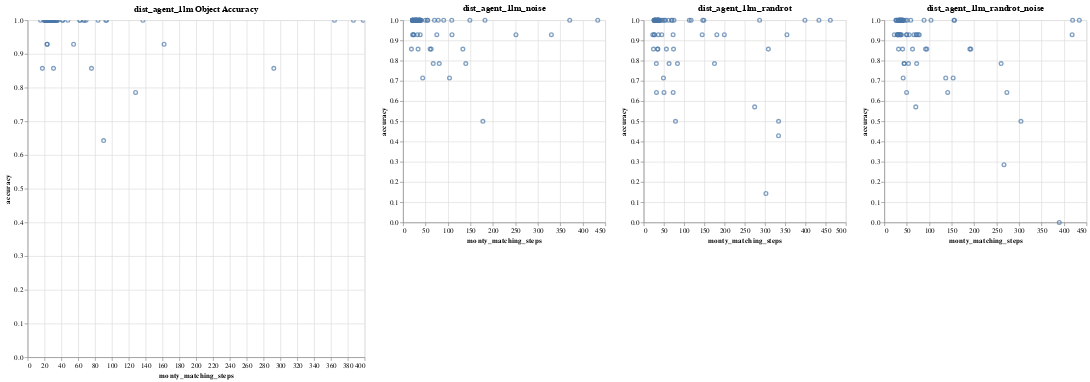

Notebook cell for this chart:
### Code cell
# Show all altair plots for noise, rr, and rr_noise (side by side)

noise_obj_acc_chart = (
    alt.Chart(noise_obj_acc)
    .mark_point()
    .encode(
        x="monty_matching_steps",
        y="accuracy",
        tooltip=["object_name"],
    )
    .properties(title="dist_agent_1lm_noise")
)
rr_obj_acc_chart = (
    alt.Chart(rr_obj_acc)
    .mark_point()
    .encode(
        x="monty_matching_steps",
        y="accuracy",
        tooltip=["object_name"],
    )
    .properties(title="dist_agent_1lm_randrot")
)
rr_noise_obj_acc_chart = (
    alt.Chart(rr_noise_obj_acc)
    .mark_point()
    .encode(
        x="monty_matching_steps",
        y="accuracy",
        tooltip=["object_name"],
    )
    .properties(title="dist_agent_1lm_randrot_noise")
)

baseline_obj_acc_chart | noise_obj_acc_chart | rr_obj_acc_chart | rr_noise_obj_acc_chart

### Figure 1 — Vega-Lite specification as saved in the notebook (floating-point values rounded to 4 significant figures)
{"config": {"view": {"continuousWidth": 300, "continuousHeight": 300}}, "hconcat": [{"data": {"name": "data-73c5da3d7a0e037b091750dbe27beede"}, "mark": {"type": "point"}, "encoding": {"tooltip": [{"field": "object_name", "type": "nominal"}], "x": {"field": "monty_matching_steps", "type": "quantitative"}, "y": {"field": "accuracy", "type": "quantitative"}}, "height": 500, "name": "view_2", "title": "dist_agent_1lm Object Accuracy", "width": 500}, {"data": {"name": "data-1bff125b9557b5073964f8073a086d9c"}, "mark": {"type": "point"}, "encoding": {"tooltip": [{"field": "object_name", "type": "nominal"}], "x": {"field": "monty_matching_steps", "type": "quantitative"}, "y": {"field": "accuracy", "type": "quantitative"}}, "title": "dist_agent_1lm_noise"}, {"data": {"name": "data-a6d1b6189c27e181b646bf461f9919f5"}, "mark": {"type": "point"}, "encoding": {"tooltip": [{"field": "object_name", "type": "nominal"}], "x": {"field": "monty_matching_steps", "type": "quantitative"}, "y": {"field": "accuracy", "type": "quantitative"}}, "title": "dist_agent_1lm_randrot"}, {"data": {"name": "data-6e3b6dcd60981df48ead3a650fe43be5"}, "mark": {"type": "point"}, "encoding": {"tooltip": [{"field": "object_name", "type": "nominal"}], "x": {"field": "monty_matching_steps", "type": "quantitative"}, "y": {"field": "accuracy", "type": "quantitative"}}, "title": "dist_agent_1lm_randrot_noise"}], "params": [{"name": "param_10", "select": {"type": "interval", "encodings": ["x", "y"]}, "bind": "scales", "views": ["view_2"]}], "$schema": "https://vega.github.io/schema/vega-lite/v5.20.1.json", "datasets": {"data-73c5da3d7a0e037b091750dbe27beede": [{"accuracy": 1.0, "rotation_error": 0.00355, "monty_matching_steps": 21.5, "object_name": "a_colored_wood_blocks"}, {"accuracy": 1.0, "rotation_error": 0.05309, "monty_matching_steps": 66.5, "object_name": "a_cups"}, {"accuracy": 1.0, "rotation_error": 0.003086, "monty_matching_steps": 26.79, "object_name": "a_lego_duplo"}, {"accuracy": 1.0, "rotation_error": 0.01422, "monty_matching_steps": 21.0, "object_name": "a_marbles"}, {"accuracy": 1.0, "rotation_error": 0.00345, "monty_matching_steps": 21.71, "object_name": "a_toy_airplane"}, {"accuracy": 1.0, "rotation_error": 0.02234, "monty_matching_steps": 35.0, "object_name": "adjustable_wrench"}, {"accuracy": 1.0, "rotation_error": 0.0003357, "monty_matching_steps": 28.64, "object_name": "apple"}, {"accuracy": 1.0, "rotation_error": 0.1533, "monty_matching_steps": 62.0, "object_name": "b_colored_wood_blocks"}, {"accuracy": 1.0, "rotation_error": 0.002921, "monty_matching_steps": 41.21, "object_name": "b_cups"}, {"accuracy": 1.0, "rotation_error": 0.006479, "monty_matching_steps": 33.07, "object_name": "b_lego_duplo"}, {"accuracy": 1.0, "rotation_error": 0.00015, "monty_matching_steps": 93.71, "object_name": "b_marbles"}, {"accuracy": 1.0, "rotation_error": 0.01682, "monty_matching_steps": 21.0, "object_name": "b_toy_airplane"}, {"accuracy": 0.9286, "rotation_error": 0.02148, "monty_matching_steps": 23.0, "object_name": "banana"}, {"accuracy": 1.0, "rotation_error": 2.857e-05, "monty_matching_steps": 83.57, "object_name": "baseball"}, {"accuracy": 0.8571, "rotation_error": 0.4986, "monty_matching_steps": 30.71, "object_name": "bleach_cleanser"}, {"accuracy": 1.0, "rotation_error": 0.0001857, "monty_matching_steps": 30.36, "object_name": "bowl"}, {"accuracy": 0.8571, "rotation_error": 0.2288, "monty_matching_steps": 292.2, "object_name": "c_cups"}, {"accuracy": 1.0, "rotation_error": 0.005293, "monty_matching_steps": 26.64, "object_name": "c_lego_duplo"}, {"accuracy": 1.0, "rotation_error": 0.03186, "monty_matching_steps": 69.36, "object_name": "c_toy_airplane"}, {"accuracy": 0.8571, "rotation_error": 0.01788, "monty_matching_steps": 17.5, "object_name": "chain"}, {"accuracy": 1.0, "rotation_error": 0.4464, "monty_matching_steps": 31.07, "object_name": "cracker_box"}, {"accuracy": 1.0, "rotation_error": 0.008343, "monty_matching_steps": 47.79, "object_name": "d_cups"}, {"accuracy": 1.0, "rotation_error": 0.009371, "monty_matching_steps": 28.86, "object_name": "d_lego_duplo"}, {"accuracy": 1.0, "rotation_error": 0.6818, "monty_matching_steps": 398.3, "object_name": "d_toy_airplane"}, {"accuracy": 1.0, "rotation_error": 0.02324, "monty_matching_steps": 15.36, "object_name": "dice"}, {"accuracy": 1.0, "rotation_error": 0.005029, "monty_matching_steps": 34.21, "object_name": "e_cups"}, {"accuracy": 1.0, "rotation_error": 0.01981, "monty_matching_steps": 26.93, "object_name": "e_lego_duplo"}, {"accuracy": 1.0, "rotation_error": 0.005993, "monty_matching_steps": 364.2, "object_name": "e_toy_airplane"}, {"accuracy": 1.0, "rotation_error": 0.0109, "monty_matching_steps": 21.0, "object_name": "extra_large_clamp"}, {"accuracy": 1.0, "rotation_error": 0.0, "monty_matching_steps": 41.86, "object_name": "f_cups"}, {"accuracy": 1.0, "rotation_error": 0.01414, "monty_matching_steps": 136.8, "object_name": "f_lego_duplo"}, {"accuracy": 0.9286, "rotation_error": 0.0007769, "monty_matching_steps": 162.0, "object_name": "flat_screwdriver"}, {"accuracy": 1.0, "rotation_error": 0.002993, "monty_matching_steps": 30.57, "object_name": "foam_brick"}, {"accuracy": 0.8571, "rotation_error": 0.02278, "monty_matching_steps": 75.79, "object_name": "fork"}, {"accuracy": 1.0, "rotation_error": 0.006071, "monty_matching_steps": 33.86, "object_name": "g_cups"}, {"accuracy": 1.0, "rotation_error": 0.01803, "monty_matching_steps": 23.29, "object_name": "g_lego_duplo"}, {"accuracy": 1.0, "rotation_error": 2.857e-05, "monty_matching_steps": 25.86, "object_name": "gelatin_box"}, {"accuracy": 1.0, "rotation_error": 0.0001429, "monty_matching_steps": 26.0, "object_name": "golf_ball"}, {"accuracy": 1.0, "rotation_error": 0.06278, "monty_matching_steps": 62.0, "object_name": "h_cups"}, {"accuracy": 1.0, "rotation_error": 0.2235, "monty_matching_steps": 25.0, "object_name": "hammer"}, {"accuracy": 0.7857, "rotation_error": 0.0012, "monty_matching_steps": 128.1, "object_name": "i_cups"}, {"accuracy": 1.0, "rotation_error": 0.07511, "monty_matching_steps": 35.71, "object_name": "j_cups"}, {"accuracy": 0.6429, "rotation_error": 0.001278, "monty_matching_steps": 90.21, "object_name": "knife"}, {"accuracy": 1.0, "rotation_error": 0.01848, "monty_matching_steps": 21.0, "object_name": "large_clamp"}, {"accuracy": 1.0, "rotation_error": 0.00145, "monty_matching_steps": 31.71, "object_name": "large_marker"}, {"accuracy": 1.0, "rotation_error": 0.007136, "monty_matching_steps": 67.21, "object_name": "lemon"}, {"accuracy": 1.0, "rotation_error": 5.714e-05, "monty_matching_steps": 28.79, "object_name": "master_chef_can"}, {"accuracy": 0.9286, "rotation_error": 0.01975, "monty_matching_steps": 54.57, "object_name": "medium_clamp"}, {"accuracy": 1.0, "rotation_error": 3.571e-05, "monty_matching_steps": 34.14, "object_name": "mini_soccer_ball"}, {"accuracy": 1.0, "rotation_error": 0.006536, "monty_matching_steps": 22.93, "object_name": "mug"}, {"accuracy": 1.0, "rotation_error": 1.429e-05, "monty_matching_steps": 24.07, "object_name": "mustard_bottle"}, {"accuracy": 1.0, "rotation_error": 0.004493, "monty_matching_steps": 24.21, "object_name": "nine_hole_peg_test"}, {"accuracy": 1.0, "rotation_error": 0.005064, "monty_matching_steps": 30.07, "object_name": "orange"}, {"accuracy": 1.0, "rotation_error": 0.01414, "monty_matching_steps": 23.93, "object_name": "padlock"}, {"accuracy": 1.0, "rotation_error": 0.0005214, "monty_matching_steps": 26.0, "object_name": "peach"}, {"accuracy": 1.0, "rotation_error": 2.143e-05, "monty_matching_steps": 28.36, "object_name": "pear"}, {"accuracy": 1.0, "rotation_error": 0.003757, "monty_matching_steps": 92.71, "object_name": "phillips_screwdriver"}, {"accuracy": 1.0, "rotation_error": 0.01244, "monty_matching_steps": 23.86, "object_name": "pitcher_base"}, {"accuracy": 1.0, "rotation_error": 0.01716, "monty_matching_steps": 32.71, "object_name": "plate"}, {"accuracy": 1.0, "rotation_error": 0.02275, "monty_matching_steps": 30.86, "object_name": "plum"}, {"accuracy": 1.0, "rotation_error": 7.143e-06, "monty_matching_steps": 24.86, "object_name": "potted_meat_can"}, {"accuracy": 1.0, "rotation_error": 0.01865, "monty_matching_steps": 21.0, "object_name": "power_drill"}, {"accuracy": 1.0, "rotation_error": 3.571e-05, "monty_matching_steps": 26.14, "object_name": "pudding_box"}, {"accuracy": 1.0, "rotation_error": 0.0, "monty_matching_steps": 26.0, "object_name": "racquetball"}, {"accuracy": 1.0, "rotation_error": 0.001493, "monty_matching_steps": 24.36, "object_name": "rubiks_cube"}, {"accuracy": 1.0, "rotation_error": 0.004871, "monty_matching_steps": 21.71, "object_name": "scissors"}, {"accuracy": 1.0, "rotation_error": 0.003643, "monty_matching_steps": 21.79, "object_name": "skillet_lid"}, {"accuracy": 1.0, "rotation_error": 0.0002, "monty_matching_steps": 27.79, "object_name": "softball"}, {"accuracy": 0.9286, "rotation_error": 0.04061, "monty_matching_steps": 23.29, "object_name": "spatula"}, {"accuracy": 1.0, "rotation_error": 0.004264, "monty_matching_steps": 25.14, "object_name": "sponge"}, {"accuracy": 1.0, "rotation_error": 0.005907, "monty_matching_steps": 19.14, "object_name": "spoon"}, {"accuracy": 1.0, "rotation_error": 0.007671, "monty_matching_steps": 21.0, "object_name": "strawberry"}, {"accuracy": 1.0, "rotation_error": 0.001057, "monty_matching_steps": 27.07, "object_name": "sugar_box"}, {"accuracy": 1.0, "rotation_error": 0.0062, "monty_matching_steps": 386.7, "object_name": "tennis_ball"}, {"accuracy": 1.0, "rotation_error": 0.009179, "monty_matching_steps": 33.5, "object_name": "tomato_soup_can"}, {"accuracy": 1.0, "rotation_error": 0.0001571, "monty_matching_steps": 26.93, "object_name": "tuna_fish_can"}, {"accuracy": 1.0, "rotation_error": 0.221, "monty_matching_steps": 32.57, "object_name": "wood_block"}], "data-1bff125b9557b5073964f8073a086d9c": [{"accuracy": 1.0, "rotation_error": 0.00355, "monty_matching_steps": 20.86, "object_name": "a_colored_wood_blocks"}, {"accuracy": 1.0, "rotation_error": 0.02634, "monty_matching_steps": 108.4, "object_name": "a_cups"}, {"accuracy": 1.0, "rotation_error": 0.04704, "monty_matching_steps": 31.14, "object_name": "a_lego_duplo"}, {"accuracy": 1.0, "rotation_error": 0.04914, "monty_matching_steps": 21.36, "object_name": "a_marbles"}, {"accuracy": 1.0, "rotation_error": 0.00345, "monty_matching_steps": 21.07, "object_name": "a_toy_airplane"}, {"accuracy": 1.0, "rotation_error": 0.06935, "monty_matching_steps": 36.0, "object_name": "adjustable_wrench"}, {"accuracy": 1.0, "rotation_error": 0.0003357, "monty_matching_steps": 28.86, "object_name": "apple"}, {"accuracy": 1.0, "rotation_error": 0.004636, "monty_matching_steps": 35.86, "object_name": "b_colored_wood_blocks"}, {"accuracy": 0.8571, "rotation_error": 0.008242, "monty_matching_steps": 133.1, "object_name": "b_cups"}, {"accuracy": 1.0, "rotation_error": 0.1658, "monty_matching_steps": 35.86, "object_name": "b_lego_duplo"}, {"accuracy": 0.9286, "rotation_error": 0.01102, "monty_matching_steps": 75.14, "object_name": "b_marbles"}, {"accuracy": 1.0, "rotation_error": 0.02026, "monty_matching_steps": 21.0, "object_name": "b_toy_airplane"}, {"accuracy": 0.9286, "rotation_error": 0.02781, "monty_matching_steps": 24.0, "object_name": "banana"}, {"accuracy": 1.0, "rotation_error": 2.857e-05, "monty_matching_steps": 54.14, "object_name": "baseball"}, {"accuracy": 1.0, "rotation_error": 1.057, "monty_matching_steps": 26.86, "object_name": "bleach_cleanser"}, {"accuracy": 1.0, "rotation_error": 0.0001857, "monty_matching_steps": 30.0, "object_name": "bowl"}, {"accuracy": 0.9286, "rotation_error": 0.3244, "monty_matching_steps": 251.2, "object_name": "c_cups"}, {"accuracy": 1.0, "rotation_error": 0.03773, "monty_matching_steps": 27.57, "object_name": "c_lego_duplo"}, {"accuracy": 1.0, "rotation_error": 0.1065, "monty_matching_steps": 90.43, "object_name": "c_toy_airplane"}, {"accuracy": 0.8571, "rotation_error": 0.006933, "monty_matching_steps": 18.64, "object_name": "chain"}, {"accuracy": 0.7143, "rotation_error": 0.4021, "monty_matching_steps": 43.71, "object_name": "cracker_box"}, {"accuracy": 1.0, "rotation_error": 0.1837, "monty_matching_steps": 54.86, "object_name": "d_cups"}, {"accuracy": 1.0, "rotation_error": 0.02211, "monty_matching_steps": 29.5, "object_name": "d_lego_duplo"}, {"accuracy": 1.0, "rotation_error": 0.9154, "monty_matching_steps": 370.9, "object_name": "d_toy_airplane"}, {"accuracy": 0.7857, "rotation_error": 0.02895, "monty_matching_steps": 67.21, "object_name": "dice"}, {"accuracy": 0.9286, "rotation_error": 0.006385, "monty_matching_steps": 108.9, "object_name": "e_cups"}, {"accuracy": 1.0, "rotation_error": 0.01274, "monty_matching_steps": 25.29, "object_name": "e_lego_duplo"}, {"accuracy": 1.0, "rotation_error": 0.05749, "monty_matching_steps": 433.3, "object_name": "e_toy_airplane"}, {"accuracy": 1.0, "rotation_error": 0.0109, "monty_matching_steps": 21.0, "object_name": "extra_large_clamp"}, {"accuracy": 1.0, "rotation_error": 0.02428, "monty_matching_steps": 37.79, "object_name": "f_cups"}, {"accuracy": 1.0, "rotation_error": 0.02371, "monty_matching_steps": 182.4, "object_name": "f_lego_duplo"}, {"accuracy": 0.7143, "rotation_error": 0.00083, "monty_matching_steps": 103.4, "object_name": "flat_screwdriver"}, {"accuracy": 1.0, "rotation_error": 0.2157, "monty_matching_steps": 37.29, "object_name": "foam_brick"}, {"accuracy": 0.5, "rotation_error": 0.03463, "monty_matching_steps": 177.7, "object_name": "fork"}, {"accuracy": 0.9286, "rotation_error": 0.004346, "monty_matching_steps": 38.14, "object_name": "g_cups"}, {"accuracy": 1.0, "rotation_error": 0.03552, "monty_matching_steps": 21.14, "object_name": "g_lego_duplo"}, {"accuracy": 1.0, "rotation_error": 0.0136, "monty_matching_steps": 25.21, "object_name": "gelatin_box"}, {"accuracy": 1.0, "rotation_error": 0.0001429, "monty_matching_steps": 26.0, "object_name": "golf_ball"}, {"accuracy": 1.0, "rotation_error": 0.04032, "monty_matching_steps": 34.5, "object_name": "h_cups"}, {"accuracy": 0.9286, "rotation_error": 0.02545, "monty_matching_steps": 23.0, "object_name": "hammer"}, {"accuracy": 0.7857, "rotation_error": 0.4694, "monty_matching_steps": 139.6, "object_name": "i_cups"}, {"accuracy": 1.0, "rotation_error": 0.08965, "monty_matching_steps": 38.43, "object_name": "j_cups"}, {"accuracy": 0.7857, "rotation_error": 0.003864, "monty_matching_steps": 80.57, "object_name": "knife"}, {"accuracy": 1.0, "rotation_error": 0.01571, "monty_matching_steps": 23.71, "object_name": "large_clamp"}, {"accuracy": 1.0, "rotation_error": 0.00145, "monty_matching_steps": 40.43, "object_name": "large_marker"}, {"accuracy": 1.0, "rotation_error": 0.007136, "monty_matching_steps": 69.93, "object_name": "lemon"}, {"accuracy": 1.0, "rotation_error": 0.008164, "monty_matching_steps": 34.86, "object_name": "master_chef_can"}, {"accuracy": 1.0, "rotation_error": 0.05062, "monty_matching_steps": 49.64, "object_name": "medium_clamp"}, {"accuracy": 1.0, "rotation_error": 3.571e-05, "monty_matching_steps": 37.79, "object_name": "mini_soccer_ball"}, {"accuracy": 1.0, "rotation_error": 0.01149, "monty_matching_steps": 30.36, "object_name": "mug"}, {"accuracy": 1.0, "rotation_error": 0.4511, "monty_matching_steps": 28.43, "object_name": "mustard_bottle"}, {"accuracy": 0.8571, "rotation_error": 0.2735, "monty_matching_steps": 33.5, "object_name": "nine_hole_peg_test"}, {"accuracy": 1.0, "rotation_error": 0.005064, "monty_matching_steps": 36.5, "object_name": "orange"}, {"accuracy": 1.0, "rotation_error": 0.03294, "monty_matching_steps": 34.21, "object_name": "padlock"}, {"accuracy": 1.0, "rotation_error": 0.0005214, "monty_matching_steps": 78.29, "object_name": "peach"}, {"accuracy": 1.0, "rotation_error": 2.143e-05, "monty_matching_steps": 29.43, "object_name": "pear"}, {"accuracy": 1.0, "rotation_error": 0.05901, "monty_matching_steps": 148.7, "object_name": "phillips_screwdriver"}, {"accuracy": 1.0, "rotation_error": 0.2267, "monty_matching_steps": 24.36, "object_name": "pitcher_base"}, {"accuracy": 1.0, "rotation_error": 0.04304, "monty_matching_steps": 32.86, "object_name": "plate"}, {"accuracy": 1.0, "rotation_error": 0.02275, "monty_matching_steps": 38.79, "object_name": "plum"}, {"accuracy": 1.0, "rotation_error": 0.007479, "monty_matching_steps": 27.36, "object_name": "potted_meat_can"}, {"accuracy": 1.0, "rotation_error": 0.006093, "monty_matching_steps": 21.21, "object_name": "power_drill"}, {"accuracy": 0.8571, "rotation_error": 0.02061, "monty_matching_steps": 60.21, "object_name": "pudding_box"}, {"accuracy": 1.0, "rotation_error": 0.02509, "monty_matching_steps": 26.43, "object_name": "racquetball"}, {"accuracy": 1.0, "rotation_error": 0.001493, "monty_matching_steps": 29.43, "object_name": "rubiks_cube"}, {"accuracy": 1.0, "rotation_error": 0.02868, "monty_matching_steps": 22.86, "object_name": "scissors"}, {"accuracy": 0.9286, "rotation_error": 0.02118, "monty_matching_steps": 21.29, "object_name": "skillet_lid"}, {"accuracy": 0.9286, "rotation_error": 0.0002154, "monty_matching_steps": 32.21, "object_name": "softball"}, {"accuracy": 0.8571, "rotation_error": 0.06067, "monty_matching_steps": 62.57, "object_name": "spatula"}, {"accuracy": 1.0, "rotation_error": 0.01324, "monty_matching_steps": 29.71, "object_name": "sponge"}, {"accuracy": 1.0, "rotation_error": 0.04091, "monty_matching_steps": 21.14, "object_name": "spoon"}, {"accuracy": 1.0, "rotation_error": 0.007671, "monty_matching_steps": 36.07, "object_name": "strawberry"}, {"accuracy": 1.0, "rotation_error": 0.2712, "monty_matching_steps": 31.0, "object_name": "sugar_box"}, {"accuracy": 0.9286, "rotation_error": 0.0734, "monty_matching_steps": 330.1, "object_name": "tennis_ball"}, {"accuracy": 1.0, "rotation_error": 0.007371, "monty_matching_steps": 26.79, "object_name": "tomato_soup_can"}, {"accuracy": 1.0, "rotation_error": 0.0001571, "monty_matching_steps": 30.64, "object_name": "tuna_fish_can"}, {"accuracy": 1.0, "rotation_error": 0.6927, "monty_matching_steps": 33.57, "object_name": "wood_block"}], "data-a6d1b6189c27e181b646bf461f9919f5": [{"accuracy": 1.0, "rotation_error": 0.592, "monty_matching_steps": 33.14, "object_name": "a_colored_wood_blocks"}, {"accuracy": 1.0, "rotation_error": 0.2432, "monty_matching_steps": 117.4, "object_name": "a_cups"}, {"accuracy": 1.0, "rotation_error": 0.2234, "monty_matching_steps": 36.07, "object_name": "a_lego_duplo"}, {"accuracy": 1.0, "rotation_error": 0.2906, "monty_matching_steps": 27.14, "object_name": "a_marbles"}, {"accuracy": 0.7857, "rotation_error": 1.032, "monty_matching_steps": 31.36, "object_name": "a_toy_airplane"}, {"accuracy": 0.9286, "rotation_error": 0.7108, "monty_matching_steps": 180.9, "object_name": "adjustable_wrench"}, {"accuracy": 1.0, "rotation_error": 0.08562, "monty_matching_steps": 29.79, "object_name": "apple"}, {"accuracy": 1.0, "rotation_error": 0.4129, "monty_matching_steps": 61.43, "object_name": "b_colored_wood_blocks"}, {"accuracy": 1.0, "rotation_error": 0.1729, "monty_matching_steps": 68.86, "object_name": "b_cups"}, {"accuracy": 1.0, "rotation_error": 0.04183, "monty_matching_steps": 33.07, "object_name": "b_lego_duplo"}, {"accuracy": 1.0, "rotation_error": 0.1124, "monty_matching_steps": 75.0, "object_name": "b_marbles"}, {"accuracy": 0.7857, "rotation_error": 0.1169, "monty_matching_steps": 62.86, "object_name": "b_toy_airplane"}, {"accuracy": 1.0, "rotation_error": 0.06813, "monty_matching_steps": 28.43, "object_name": "banana"}, {"accuracy": 1.0, "rotation_error": 0.1226, "monty_matching_steps": 286.6, "object_name": "baseball"}, {"accuracy": 1.0, "rotation_error": 1.109, "monty_matching_steps": 28.29, "object_name": "bleach_cleanser"}, {"accuracy": 1.0, "rotation_error": 0.2499, "monty_matching_steps": 34.93, "object_name": "bowl"}, {"accuracy": 0.9286, "rotation_error": 0.07597, "monty_matching_steps": 354.3, "object_name": "c_cups"}, {"accuracy": 1.0, "rotation_error": 0.5616, "monty_matching_steps": 35.36, "object_name": "c_lego_duplo"}, {"accuracy": 1.0, "rotation_error": 0.3799, "monty_matching_steps": 148.9, "object_name": "c_toy_airplane"}, {"accuracy": 0.5, "rotation_error": 0.6145, "monty_matching_steps": 78.71, "object_name": "chain"}, {"accuracy": 0.8571, "rotation_error": 0.8094, "monty_matching_steps": 35.21, "object_name": "cracker_box"}, {"accuracy": 1.0, "rotation_error": 0.3358, "monty_matching_steps": 112.8, "object_name": "d_cups"}, {"accuracy": 0.7857, "rotation_error": 0.2688, "monty_matching_steps": 83.57, "object_name": "d_lego_duplo"}, {"accuracy": 1.0, "rotation_error": 0.7824, "monty_matching_steps": 461.6, "object_name": "d_toy_airplane"}, {"accuracy": 0.8571, "rotation_error": 0.1144, "monty_matching_steps": 24.21, "object_name": "dice"}, {"accuracy": 0.9286, "rotation_error": 0.2475, "monty_matching_steps": 44.71, "object_name": "e_cups"}, {"accuracy": 1.0, "rotation_error": 1.313, "monty_matching_steps": 33.0, "object_name": "e_lego_duplo"}, {"accuracy": 1.0, "rotation_error": 0.4603, "monty_matching_steps": 398.8, "object_name": "e_toy_airplane"}, {"accuracy": 0.8571, "rotation_error": 1.497, "monty_matching_steps": 56.21, "object_name": "extra_large_clamp"}, {"accuracy": 1.0, "rotation_error": 0.18, "monty_matching_steps": 35.79, "object_name": "f_cups"}, {"accuracy": 0.9286, "rotation_error": 0.1883, "monty_matching_steps": 199.5, "object_name": "f_lego_duplo"}, {"accuracy": 0.4286, "rotation_error": 1.592, "monty_matching_steps": 333.5, "object_name": "flat_screwdriver"}, {"accuracy": 1.0, "rotation_error": 0.0309, "monty_matching_steps": 35.93, "object_name": "foam_brick"}, {"accuracy": 0.1429, "rotation_error": 1.831, "monty_matching_steps": 302.3, "object_name": "fork"}, {"accuracy": 0.9286, "rotation_error": 0.06842, "monty_matching_steps": 72.79, "object_name": "g_cups"}, {"accuracy": 0.6429, "rotation_error": 0.3735, "monty_matching_steps": 31.64, "object_name": "g_lego_duplo"}, {"accuracy": 1.0, "rotation_error": 0.05297, "monty_matching_steps": 39.86, "object_name": "gelatin_box"}, {"accuracy": 1.0, "rotation_error": 0.1588, "monty_matching_steps": 26.0, "object_name": "golf_ball"}, {"accuracy": 0.9286, "rotation_error": 0.1849, "monty_matching_steps": 144.7, "object_name": "h_cups"}, {"accuracy": 1.0, "rotation_error": 0.367, "monty_matching_steps": 25.93, "object_name": "hammer"}, {"accuracy": 0.5714, "rotation_error": 1.037, "monty_matching_steps": 274.5, "object_name": "i_cups"}, {"accuracy": 1.0, "rotation_error": 0.3489, "monty_matching_steps": 33.93, "object_name": "j_cups"}, {"accuracy": 0.5, "rotation_error": 0.941, "monty_matching_steps": 333.6, "object_name": "knife"}, {"accuracy": 0.8571, "rotation_error": 1.095, "monty_matching_steps": 73.86, "object_name": "large_clamp"}, {"accuracy": 1.0, "rotation_error": 0.04171, "monty_matching_steps": 70.57, "object_name": "large_marker"}, {"accuracy": 1.0, "rotation_error": 0.2517, "monty_matching_steps": 146.1, "object_name": "lemon"}, {"accuracy": 1.0, "rotation_error": 0.2777, "monty_matching_steps": 28.64, "object_name": "master_chef_can"}, {"accuracy": 1.0, "rotation_error": 0.7841, "monty_matching_steps": 53.93, "object_name": "medium_clamp"}, {"accuracy": 1.0, "rotation_error": 0.1239, "monty_matching_steps": 32.57, "object_name": "mini_soccer_ball"}, {"accuracy": 0.8571, "rotation_error": 0.1217, "monty_matching_steps": 34.21, "object_name": "mug"}, {"accuracy": 0.9286, "rotation_error": 0.4912, "monty_matching_steps": 26.93, "object_name": "mustard_bottle"}, {"accuracy": 1.0, "rotation_error": 0.5898, "monty_matching_steps": 51.21, "object_name": "nine_hole_peg_test"}, {"accuracy": 1.0, "rotation_error": 0.1171, "monty_matching_steps": 36.21, "object_name": "orange"}, {"accuracy": 1.0, "rotation_error": 0.3011, "monty_matching_steps": 36.43, "object_name": "padlock"}, {"accuracy": 1.0, "rotation_error": 0.1117, "monty_matching_steps": 47.71, "object_name": "peach"}, {"accuracy": 1.0, "rotation_error": 0.07736, "monty_matching_steps": 29.07, "object_name": "pear"}, {"accuracy": 0.8571, "rotation_error": 1.555, "monty_matching_steps": 308.4, "object_name": "phillips_screwdriver"}, {"accuracy": 0.9286, "rotation_error": 0.04627, "monty_matching_steps": 25.43, "object_name": "pitcher_base"}, {"accuracy": 1.0, "rotation_error": 0.09374, "monty_matching_steps": 38.43, "object_name": "plate"}, {"accuracy": 1.0, "rotation_error": 0.1189, "monty_matching_steps": 35.36, "object_name": "plum"}, {"accuracy": 1.0, "rotation_error": 0.09251, "monty_matching_steps": 30.36, "object_name": "potted_meat_can"}, {"accuracy": 0.9286, "rotation_error": 0.1606, "monty_matching_steps": 22.5, "object_name": "power_drill"}, {"accuracy": 1.0, "rotation_error": 0.07708, "monty_matching_steps": 36.29, "object_name": "pudding_box"}, {"accuracy": 1.0, "rotation_error": 0.09364, "monty_matching_steps": 26.0, "object_name": "racquetball"}, {"accuracy": 1.0, "rotation_error": 0.05383, "monty_matching_steps": 32.07, "object_name": "rubiks_cube"}, {"accuracy": 0.9286, "rotation_error": 0.1634, "monty_matching_steps": 36.36, "object_name": "scissors"}, {"accuracy": 0.6429, "rotation_error": 1.231, "monty_matching_steps": 50.29, "object_name": "skillet_lid"}, {"accuracy": 1.0, "rotation_error": 0.124, "monty_matching_steps": 26.21, "object_name": "softball"}, {"accuracy": 0.6429, "rotation_error": 0.719, "monty_matching_steps": 72.93, "object_name": "spatula"}, {"accuracy": 1.0, "rotation_error": 0.2668, "monty_matching_steps": 35.79, "object_name": "sponge"}, {"accuracy": 0.7857, "rotation_error": 0.293, "monty_matching_steps": 175.1, "object_name": "spoon"}, {"accuracy": 1.0, "rotation_error": 0.1435, "monty_matching_steps": 40.36, "object_name": "strawberry"}, {"accuracy": 0.7143, "rotation_error": 0.06267, "monty_matching_steps": 48.93, "object_name": "sugar_box"}, {"accuracy": 1.0, "rotation_error": 1.187, "monty_matching_steps": 433.4, "object_name": "tennis_ball"}, {"accuracy": 1.0, "rotation_error": 0.06986, "monty_matching_steps": 29.79, "object_name": "tomato_soup_can"}, {"accuracy": 1.0, "rotation_error": 0.09574, "monty_matching_steps": 28.0, "object_name": "tuna_fish_can"}, {"accuracy": 1.0, "rotation_error": 0.7992, "monty_matching_steps": 44.36, "object_name": "wood_block"}], "data-6e3b6dcd60981df48ead3a650fe43be5": [{"accuracy": 0.9286, "rotation_error": 0.7594, "monty_matching_steps": 30.07, "object_name": "a_colored_wood_blocks"}, {"accuracy": 0.9286, "rotation_error": 0.3635, "monty_matching_steps": 71.71, "object_name": "a_cups"}, {"accuracy": 0.9286, "rotation_error": 0.2077, "monty_matching_steps": 33.93, "object_name": "a_lego_duplo"}, {"accuracy": 1.0, "rotation_error": 0.5306, "monty_matching_steps": 32.71, "object_name": "a_marbles"}, {"accuracy": 0.9286, "rotation_error": 1.06, "monty_matching_steps": 32.29, "object_name": "a_toy_airplane"}, {"accuracy": 0.7143, "rotation_error": 1.267, "monty_matching_steps": 153.3, "object_name": "adjustable_wrench"}, {"accuracy": 1.0, "rotation_error": 0.09486, "monty_matching_steps": 31.64, "object_name": "apple"}, {"accuracy": 1.0, "rotation_error": 0.6077, "monty_matching_steps": 33.5, "object_name": "b_colored_wood_blocks"}, {"accuracy": 0.8571, "rotation_error": 0.2181, "monty_matching_steps": 94.57, "object_name": "b_cups"}, {"accuracy": 1.0, "rotation_error": 0.05135, "monty_matching_steps": 39.5, "object_name": "b_lego_duplo"}, {"accuracy": 0.9286, "rotation_error": 0.1204, "monty_matching_steps": 38.21, "object_name": "b_marbles"}, {"accuracy": 0.8571, "rotation_error": 0.3407, "monty_matching_steps": 62.86, "object_name": "b_toy_airplane"}, {"accuracy": 1.0, "rotation_error": 0.08409, "monty_matching_steps": 27.21, "object_name": "banana"}, {"accuracy": 1.0, "rotation_error": 0.105, "monty_matching_steps": 156.2, "object_name": "baseball"}, {"accuracy": 1.0, "rotation_error": 0.5256, "monty_matching_steps": 33.79, "object_name": "bleach_cleanser"}, {"accuracy": 1.0, "rotation_error": 0.3713, "monty_matching_steps": 37.57, "object_name": "bowl"}, {"accuracy": 0.8571, "rotation_error": 0.1661, "monty_matching_steps": 190.4, "object_name": "c_cups"}, {"accuracy": 1.0, "rotation_error": 0.7354, "monty_matching_steps": 38.07, "object_name": "c_lego_duplo"}, {"accuracy": 1.0, "rotation_error": 0.5945, "monty_matching_steps": 103.9, "object_name": "c_toy_airplane"}, {"accuracy": 0.6429, "rotation_error": 0.9265, "monty_matching_steps": 49.64, "object_name": "chain"}, {"accuracy": 0.7857, "rotation_error": 0.6175, "monty_matching_steps": 44.07, "object_name": "cracker_box"}, {"accuracy": 1.0, "rotation_error": 0.1282, "monty_matching_steps": 42.29, "object_name": "d_cups"}, {"accuracy": 0.8571, "rotation_error": 0.5362, "monty_matching_steps": 91.86, "object_name": "d_lego_duplo"}, {"accuracy": 0.9286, "rotation_error": 1.076, "monty_matching_steps": 418.0, "object_name": "d_toy_airplane"}, {"accuracy": 0.7143, "rotation_error": 0.1666, "monty_matching_steps": 136.7, "object_name": "dice"}, {"accuracy": 0.9286, "rotation_error": 0.1495, "monty_matching_steps": 55.5, "object_name": "e_cups"}, {"accuracy": 1.0, "rotation_error": 0.6919, "monty_matching_steps": 33.79, "object_name": "e_lego_duplo"}, {"accuracy": 1.0, "rotation_error": 0.3373, "monty_matching_steps": 434.0, "object_name": "e_toy_airplane"}, {"accuracy": 0.7143, "rotation_error": 1.409, "monty_matching_steps": 42.07, "object_name": "extra_large_clamp"}, {"accuracy": 1.0, "rotation_error": 0.3228, "monty_matching_steps": 41.71, "object_name": "f_cups"}, {"accuracy": 0.8571, "rotation_error": 0.2058, "monty_matching_steps": 192.5, "object_name": "f_lego_duplo"}, {"accuracy": 0.5, "rotation_error": 1.832, "monty_matching_steps": 304.1, "object_name": "flat_screwdriver"}, {"accuracy": 0.9286, "rotation_error": 0.2564, "monty_matching_steps": 50.21, "object_name": "foam_brick"}, {"accuracy": 0.0, "rotation_error": null, "monty_matching_steps": 389.4, "object_name": "fork"}, {"accuracy": 0.9286, "rotation_error": 0.1282, "monty_matching_steps": 75.57, "object_name": "g_cups"}, {"accuracy": 0.8571, "rotation_error": 0.4095, "monty_matching_steps": 31.71, "object_name": "g_lego_duplo"}, {"accuracy": 1.0, "rotation_error": 0.2771, "monty_matching_steps": 51.0, "object_name": "gelatin_box"}, {"accuracy": 1.0, "rotation_error": 0.1588, "monty_matching_steps": 26.0, "object_name": "golf_ball"}, {"accuracy": 1.0, "rotation_error": 0.2303, "monty_matching_steps": 58.93, "object_name": "h_cups"}, {"accuracy": 0.9286, "rotation_error": 0.7685, "monty_matching_steps": 30.43, "object_name": "hammer"}, {"accuracy": 0.9286, "rotation_error": 0.4928, "monty_matching_steps": 77.86, "object_name": "i_cups"}, {"accuracy": 1.0, "rotation_error": 0.4684, "monty_matching_steps": 37.0, "object_name": "j_cups"}, {"accuracy": 0.2857, "rotation_error": 1.032, "monty_matching_steps": 266.5, "object_name": "knife"}, {"accuracy": 0.7857, "rotation_error": 1.425, "monty_matching_steps": 72.07, "object_name": "large_clamp"}, {"accuracy": 1.0, "rotation_error": 0.05231, "monty_matching_steps": 88.5, "object_name": "large_marker"}, {"accuracy": 1.0, "rotation_error": 0.2814, "monty_matching_steps": 155.2, "object_name": "lemon"}, {"accuracy": 1.0, "rotation_error": 0.2079, "monty_matching_steps": 33.64, "object_name": "master_chef_can"}, {"accuracy": 0.9286, "rotation_error": 0.4006, "monty_matching_steps": 65.93, "object_name": "medium_clamp"}, {"accuracy": 1.0, "rotation_error": 0.1443, "monty_matching_steps": 36.29, "object_name": "mini_soccer_ball"}, {"accuracy": 0.7857, "rotation_error": 0.1083, "monty_matching_steps": 53.93, "object_name": "mug"}, {"accuracy": 0.9286, "rotation_error": 0.9824, "monty_matching_steps": 36.29, "object_name": "mustard_bottle"}, {"accuracy": 1.0, "rotation_error": 0.6823, "monty_matching_steps": 39.07, "object_name": "nine_hole_peg_test"}, {"accuracy": 1.0, "rotation_error": 0.2084, "monty_matching_steps": 40.21, "object_name": "orange"}, {"accuracy": 0.9286, "rotation_error": 0.08248, "monty_matching_steps": 70.93, "object_name": "padlock"}, {"accuracy": 1.0, "rotation_error": 0.1072, "monty_matching_steps": 39.57, "object_name": "peach"}, {"accuracy": 1.0, "rotation_error": 0.08284, "monty_matching_steps": 30.14, "object_name": "pear"}, {"accuracy": 0.7857, "rotation_error": 1.258, "monty_matching_steps": 260.0, "object_name": "phillips_screwdriver"}, {"accuracy": 0.9286, "rotation_error": 0.2221, "monty_matching_steps": 28.43, "object_name": "pitcher_base"}, {"accuracy": 1.0, "rotation_error": 0.3891, "monty_matching_steps": 36.0, "object_name": "plate"}, {"accuracy": 1.0, "rotation_error": 0.1189, "monty_matching_steps": 31.43, "object_name": "plum"}, {"accuracy": 0.9286, "rotation_error": 0.5381, "monty_matching_steps": 36.0, "object_name": "potted_meat_can"}, {"accuracy": 0.9286, "rotation_error": 0.3258, "monty_matching_steps": 22.36, "object_name": "power_drill"}, {"accuracy": 0.8571, "rotation_error": 0.04799, "monty_matching_steps": 40.79, "object_name": "pudding_box"}, {"accuracy": 1.0, "rotation_error": 0.09456, "monty_matching_steps": 26.43, "object_name": "racquetball"}, {"accuracy": 1.0, "rotation_error": 0.05861, "monty_matching_steps": 37.36, "object_name": "rubiks_cube"}, {"accuracy": 1.0, "rotation_error": 1.236, "monty_matching_steps": 37.57, "object_name": "scissors"}, {"accuracy": 0.5714, "rotation_error": 0.997, "monty_matching_steps": 70.07, "object_name": "skillet_lid"}, {"accuracy": 0.9286, "rotation_error": 0.2184, "monty_matching_steps": 29.36, "object_name": "softball"}, {"accuracy": 0.6429, "rotation_error": 0.7919, "monty_matching_steps": 141.1, "object_name": "spatula"}, {"accuracy": 1.0, "rotation_error": 0.05774, "monty_matching_steps": 32.5, "object_name": "sponge"}, {"accuracy": 0.6429, "rotation_error": 0.4925, "monty_matching_steps": 272.8, "object_name": "spoon"}, {"accuracy": 1.0, "rotation_error": 0.1322, "monty_matching_steps": 47.07, "object_name": "strawberry"}, {"accuracy": 0.7857, "rotation_error": 0.8385, "monty_matching_steps": 44.43, "object_name": "sugar_box"}, {"accuracy": 1.0, "rotation_error": 0.6003, "monty_matching_steps": 419.1, "object_name": "tennis_ball"}, {"accuracy": 1.0, "rotation_error": 0.3264, "monty_matching_steps": 41.79, "object_name": "tomato_soup_can"}, {"accuracy": 1.0, "rotation_error": 0.08214, "monty_matching_steps": 35.14, "object_name": "tuna_fish_can"}, {"accuracy": 0.9286, "rotation_error": 0.9815, "monty_matching_steps": 49.5, "object_name": "wood_block"}]}}
